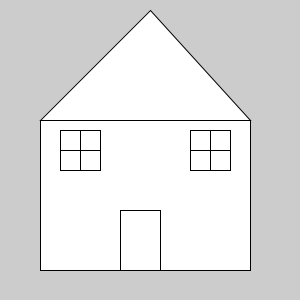
Frame 1 (no input)
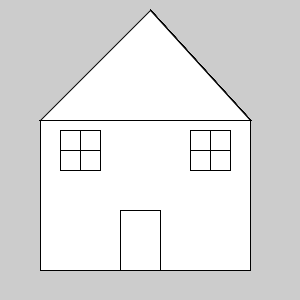
Frame 60 (the mouse pressed at the canvas centre just before this capture)
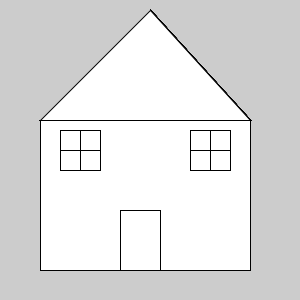
Frame 120 (the mouse held since frame 60 and released just before this capture)

The Processing sketch that drew these frames (run headless with seeded random() and noise(); from frame 60 on, the mouse is pressed at the canvas centre):

// Processing sketch: processing_182524
// ── processing_182524.pde

int counter;

void setup() {
size (300,300);
}

void draw() {
rect(40,120,210,150);
triangle(40,120,150,10,250,120);
rect(60,130,40,40);
rect(190,130,40,40); 
rect(120,210,40,60);
rect(60,130,20,20);
rect(80,150,20,20);
rect(190,130,20,20);
rect(210,150,20,20);
 
}
